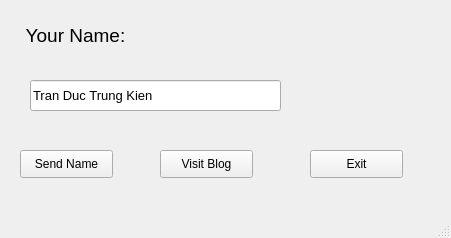
<?xml version="1.0" encoding="UTF-8"?>
<ui version="4.0">
 <class>MainWindow</class>
 <widget class="QMainWindow" name="MainWindow">
  <property name="geometry">
   <rect>
    <x>0</x>
    <y>0</y>
    <width>451</width>
    <height>238</height>
   </rect>
  </property>
  <property name="windowTitle">
   <string>MainWindow</string>
  </property>
  <widget class="QWidget" name="centralwidget">
   <widget class="QLineEdit" name="lineEditName">
    <property name="geometry">
     <rect>
      <x>30</x>
      <y>80</y>
      <width>251</width>
      <height>31</height>
     </rect>
    </property>
    <property name="font">
     <font>
      <pointsize>10</pointsize>
     </font>
    </property>
    <property name="text">
     <string>Tran Duc Trung Kien</string>
    </property>
   </widget>
   <widget class="QPushButton" name="pushButtonSendName">
    <property name="geometry">
     <rect>
      <x>20</x>
      <y>150</y>
      <width>93</width>
      <height>28</height>
     </rect>
    </property>
    <property name="text">
     <string>Send Name</string>
    </property>
   </widget>
   <widget class="QPushButton" name="pushButtonVisitBlog">
    <property name="geometry">
     <rect>
      <x>160</x>
      <y>150</y>
      <width>93</width>
      <height>28</height>
     </rect>
    </property>
    <property name="text">
     <string>Visit Blog</string>
    </property>
   </widget>
   <widget class="QPushButton" name="pushButtonExit">
    <property name="geometry">
     <rect>
      <x>310</x>
      <y>150</y>
      <width>93</width>
      <height>28</height>
     </rect>
    </property>
    <property name="text">
     <string>Exit</string>
    </property>
   </widget>
   <widget class="QLabel" name="label">
    <property name="geometry">
     <rect>
      <x>-10</x>
      <y>20</y>
      <width>171</width>
      <height>31</height>
     </rect>
    </property>
    <property name="font">
     <font>
      <pointsize>14</pointsize>
     </font>
    </property>
    <property name="text">
     <string>Your Name:</string>
    </property>
    <property name="alignment">
     <set>Qt::AlignCenter</set>
    </property>
   </widget>
  </widget>
  <widget class="QMenuBar" name="menubar">
   <property name="geometry">
    <rect>
     <x>0</x>
     <y>0</y>
     <width>451</width>
     <height>26</height>
    </rect>
   </property>
  </widget>
  <widget class="QStatusBar" name="statusbar"/>
 </widget>
 <resources/>
 <connections>
  <connection>
   <sender>lineEditName</sender>
   <signal>textChanged(QString)</signal>
   <receiver>lineEditName</receiver>
   <slot>setText(QString)</slot>
   <hints>
    <hint type="sourcelabel">
     <x>155</x>
     <y>121</y>
    </hint>
    <hint type="destinationlabel">
     <x>155</x>
     <y>121</y>
    </hint>
   </hints>
  </connection>
  <connection>
   <sender>pushButtonSendName</sender>
   <signal>clicked()</signal>
   <receiver>pushButtonSendName</receiver>
   <slot>showNormal()</slot>
   <hints>
    <hint type="sourcelabel">
     <x>66</x>
     <y>189</y>
    </hint>
    <hint type="destinationlabel">
     <x>66</x>
     <y>189</y>
    </hint>
   </hints>
  </connection>
  <connection>
   <sender>pushButtonVisitBlog</sender>
   <signal>clicked()</signal>
   <receiver>pushButtonVisitBlog</receiver>
   <slot>show()</slot>
   <hints>
    <hint type="sourcelabel">
     <x>206</x>
     <y>189</y>
    </hint>
    <hint type="destinationlabel">
     <x>206</x>
     <y>189</y>
    </hint>
   </hints>
  </connection>
  <connection>
   <sender>pushButtonExit</sender>
   <signal>clicked()</signal>
   <receiver>pushButtonExit</receiver>
   <slot>close()</slot>
   <hints>
    <hint type="sourcelabel">
     <x>356</x>
     <y>189</y>
    </hint>
    <hint type="destinationlabel">
     <x>356</x>
     <y>189</y>
    </hint>
   </hints>
  </connection>
 </connections>
</ui>
